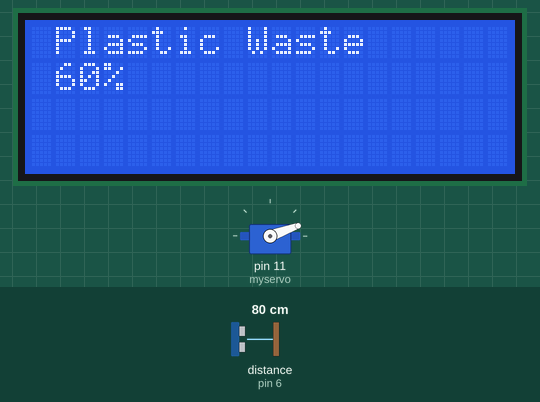
This sketch was run on a simulated Arduino Uno, built with avr-gcc and run on an emulated ATmega328P. Shown: servo, 20×4 character LCD. Wiring (inferred from the names in the program): ultrasonic range finder: trigger pin 5; echo pin 6. The inputs (shaded band) are chosen by the test bench; at power-on: distance to the obstacle (sensor on pin 6) 80 cm. The echo pulse lasts 58.3 µs per cm.

Above: at 2.3 s.
2.4 s: distance to the obstacle (sensor on pin 6) set to 30 cm
3.9 s: distance to the obstacle (sensor on pin 6) set to 24 cm
At 5.2 s:
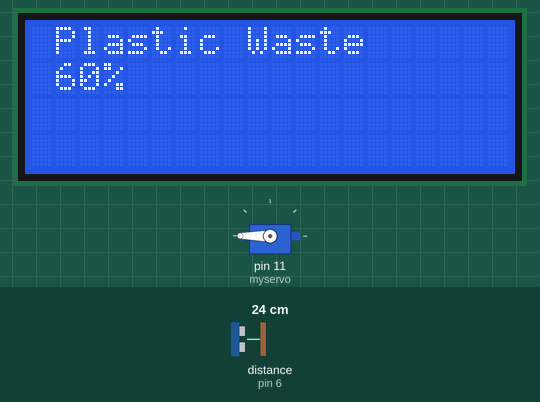
5.6 s: distance to the obstacle (sensor on pin 6) set to 35 cm
At 7.4 s:
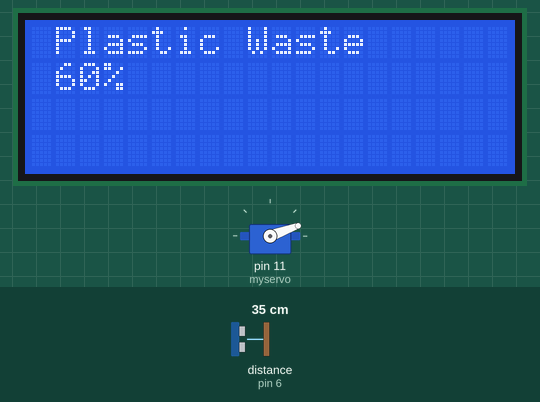
8.2 s: distance to the obstacle (sensor on pin 6) set to 2 cm
At 8.9 s:
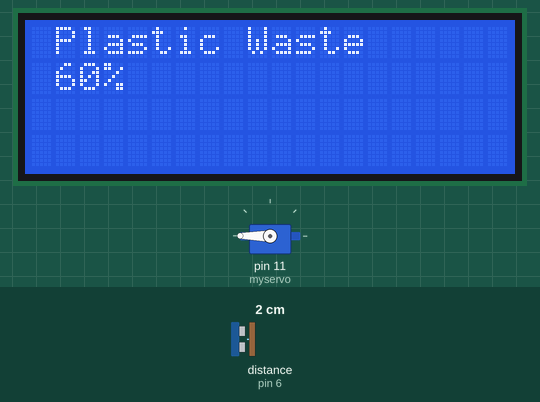
Timing chart, 0 to 10.7 s (numbered marks = the images above; inputs shaded):
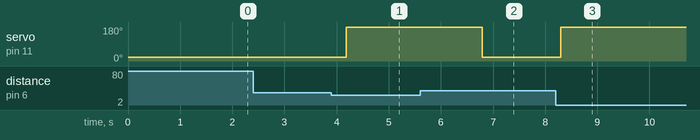

The sketch:

project.ino
```cpp
#include <Servo.h>

#include<Wire.h>
#include<LiquidCrystal_I2C.h>

LiquidCrystal_I2C lcd(0x27,20,4);

Servo myservo;
int pos = 20;
const int trigPin = 5;
const int echoPin = 6;
//const int led = 13;
long duration;
float distance;

void setup()
{
  myservo.attach(11);
  pinMode(trigPin, OUTPUT);
  pinMode(echoPin, INPUT);
//  pinMode(led, OUTPUT);
  myservo.write(pos);

 lcd.init();                      // initialize the lcd
 lcd.init();
 lcd.backlight();
 lcd.setCursor(1,0);
 lcd.print("Plastic Waste");
 lcd.setCursor(1,1);
 lcd.print("60%");
 delay(1000);
}

void loop()
{
  //Serial.begin(9600);
  digitalWrite(trigPin, LOW);
  delayMicroseconds(2);
  digitalWrite(trigPin, HIGH);
  delayMicroseconds(10);
  digitalWrite(trigPin, LOW);

  duration = pulseIn(echoPin, HIGH);
  distance = 0.034*(duration/2);
  //Serial.println(distance);
  if (distance < 27)
  {
//    digitalWrite(led,HIGH);
    myservo.write(pos+160);
    delay(1000);
  }
  else
  {
//    digitalWrite(led,LOW);
      myservo.write(pos);
  }
  delay(300);
}
```

Measured:
- the behaviour switches between 28 and 27 cm on distance to the obstacle (sensor on pin 6) (found by bisection; images 0 and 1)
- after the input at 2.4 s, every drawn part: stays the same
- after the input at 3.9 s, servo on pin 11 (myservo): 20° → 180° after 0.28 s
- after the input at 5.6 s, servo on pin 11 (myservo): 180° → 20° after 1.2 s
- after the input at 8.2 s, servo on pin 11 (myservo): 20° → 180° after 0.10 s
